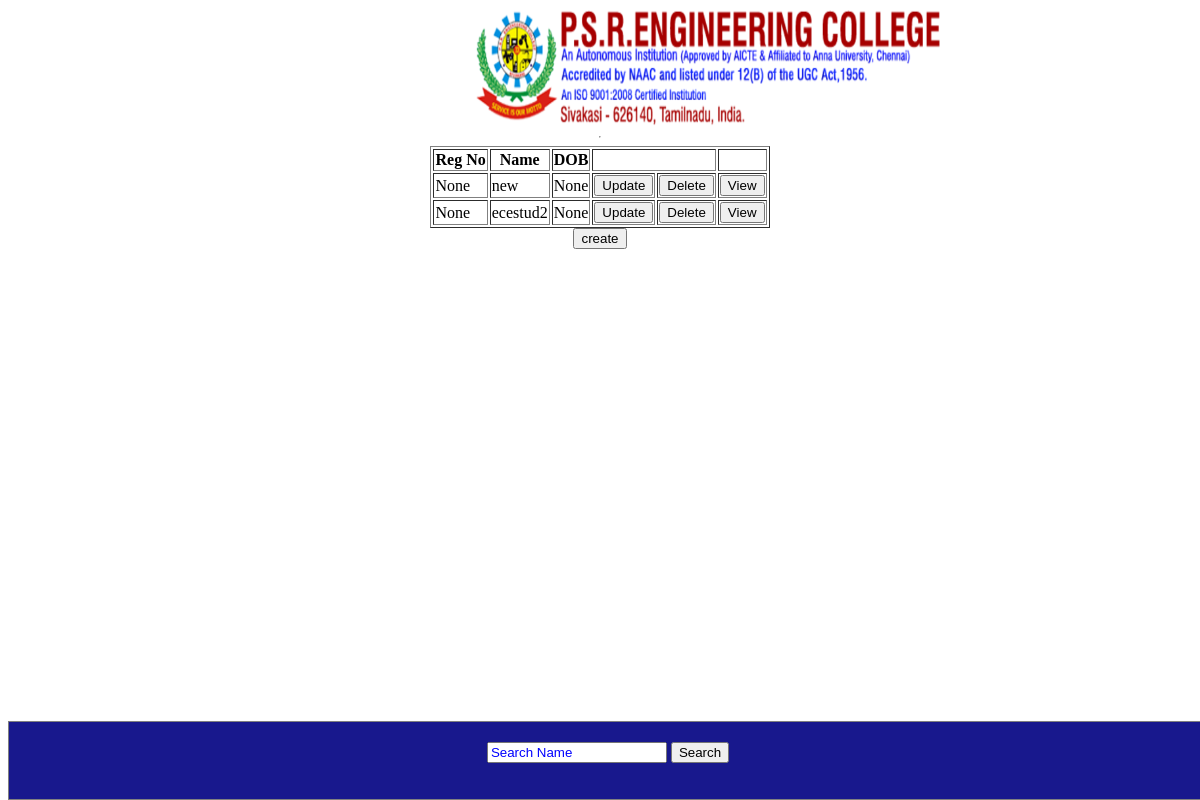
Page /ece/year1/ on the committed database.
### eceStud/models.py (models this page shows)
class eceStud(models.Model):
    registerNo=models.CharField(max_length=11,default=None,blank=True, null=True)
    name=models.CharField(max_length=20,default=None,blank=True, null=True)
    rollno=models.CharField(max_length=7,default=None,blank=True, null=True)
    Year=models.IntegerField(default=None,blank=True, null=True)
    Class=models.CharField(max_length=10,default=None,blank=True, null=True)
    DOB=models.DateField(default=None,blank=True, null=True)
    Place=models.CharField(max_length=20,default=None,blank=True, null=True)
    YearOfJoin=models.IntegerField(default=None,blank=True, null=True)
    Languages=models.CharField(max_length=100,default=None,blank=True, null=True)
    FatherName=models.CharField(max_length=20,default=None,blank=True, null=True)
    FathersOccupation=models.CharField(max_length=20,default=None,blank=True, null=True)
    MotherName=models.CharField(max_length=20,default=None,blank=True, null=True)
    MothersOccupation=models.CharField(max_length=20,default=None,blank=True, null=True)
    Fees=models.IntegerField(default=None,blank=True, null=True)

### eceStud/views.py (the view)
# urls.py: path('year1/',views.year1),
def year1(request):
    data=eceStud.objects.all()
    sdata={'data':data}
    return render(request,'eceStud/1year.html',context=sdata)

### templates/eceStud/1year.html (shortened to what this page needs)
<html>
{% extends "depInfo/base.html"%}
{% load static %}
{% block content1 %}
{{block.super}}
<hr>
<div class="table" align="center">
<table border="1" align="center">
    <tr>
        <th>Reg No </th>
        <th>Name</th>
        <th>DOB</th>
        <th colspan="2"><th>
    </tr>
    {% if data %}
    {% for list in data%}
    <tr>
        <td>{{list.registerNo}}</td>
        <td>{{list.name}}</td>
        <td>{{list.DOB}}</td>
        <td><a href='update/{{list.id}}/'><button>Update</button></a></td>
        <td><a href='delete/{{list.id}}/'><button>Delete</button></a></td>
        <td><a  href='profile/{{list.id}}/'><button>View</button></a></td>
    </tr>
    {% endfor %}
    {% endif %}
</table>
<a href='create1/'><button>create</button></a>
</div>
{% endblock %}

### templates/depInfo/base.html (style rules this page uses)
::placeholder { color : blue; }

### rows in the picture
eceStud: registerNo "None", name "new", DOB "None"
eceStud: registerNo "None", name "ecestud2", DOB "None"
